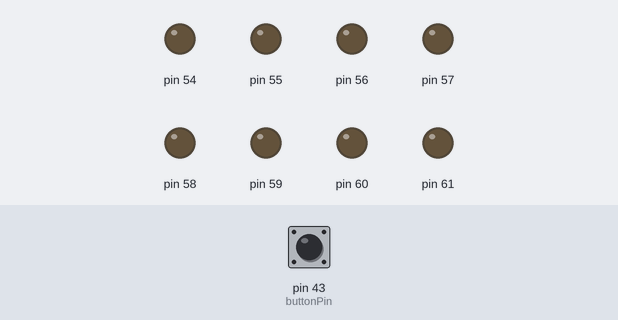
This sketch was run on a simulated Arduino Mega 2560, built with avr-gcc and run on an emulated ATmega2560. On the bench: output pins drawn as LEDs (lit = HIGH). Dashed ring = blinking. Inputs (shaded band) come from the test bench; at power-on: pin 43 (buttonPin) HIGH.

Above: at 1.2 s.
1.3 s: pin 43 (buttonPin) pulled LOW for 0.15 s
At 1.31 s:
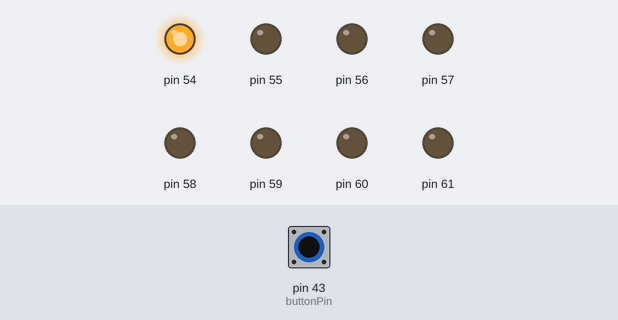
At 1.68 s:
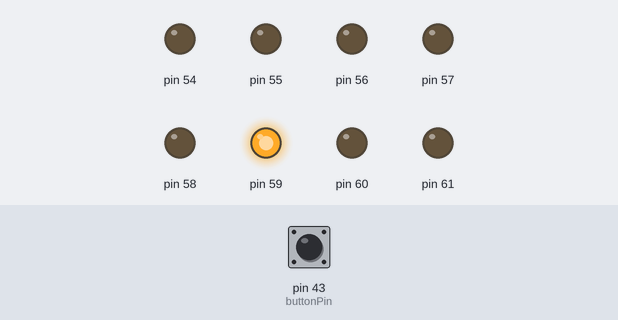
4.3 s: pin 43 (buttonPin) pulled LOW for 3.2 s
At 4.38 s:
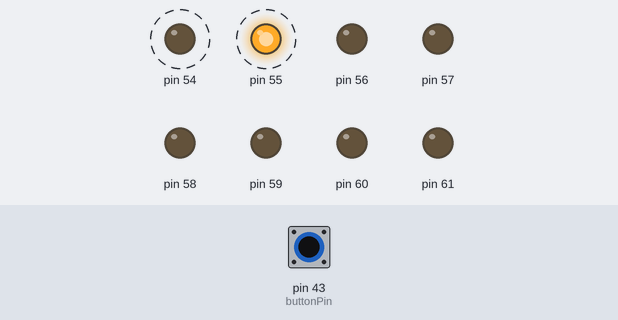
Timing chart, 0 to 9.4 s (numbered marks = the images above; inputs shaded):
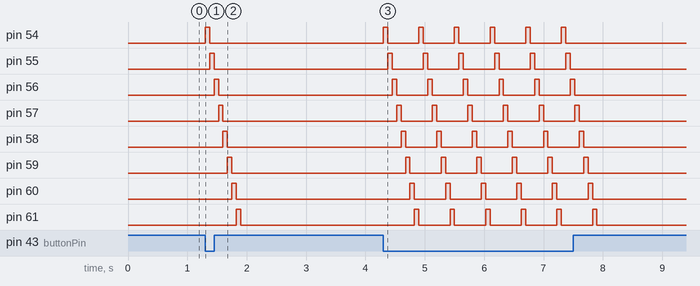

Measured:
- after the input at 1.3 s, pin 54: LOW → HIGH at once, → LOW 0.08 s later; pin 55: LOW → HIGH after 0.08 s, → LOW 0.08 s later; pin 56: LOW → HIGH after 0.15 s, → LOW 0.08 s later; pin 57: LOW → HIGH after 0.23 s, → LOW 0.08 s later; pin 58: LOW → HIGH after 0.30 s, → LOW 0.08 s later
- after the input at 4.3 s, pin 54: alternates HIGH for 0.08 s and LOW for 0.53 s, 12 changes in all, then stays LOW, starting at once; pin 55: alternates HIGH for 0.08 s and LOW for 0.53 s, 12 changes in all, then stays LOW, starting after 0.08 s

The sketch:

sketch_feb25c.ino
```cpp
const int buttonPin = 43;
int temp = 0;

void setup() {
  DDRF = 0xFF;
  PORTF = 0;
  pinMode(buttonPin, INPUT_PULLUP);
}

void loop() {
  if (digitalRead(buttonPin) == LOW) {
    PORTF = 1;
    while (PORTF){
      delay(75);
      PORTF = PORTF << 1;
   }
 }
}
```
